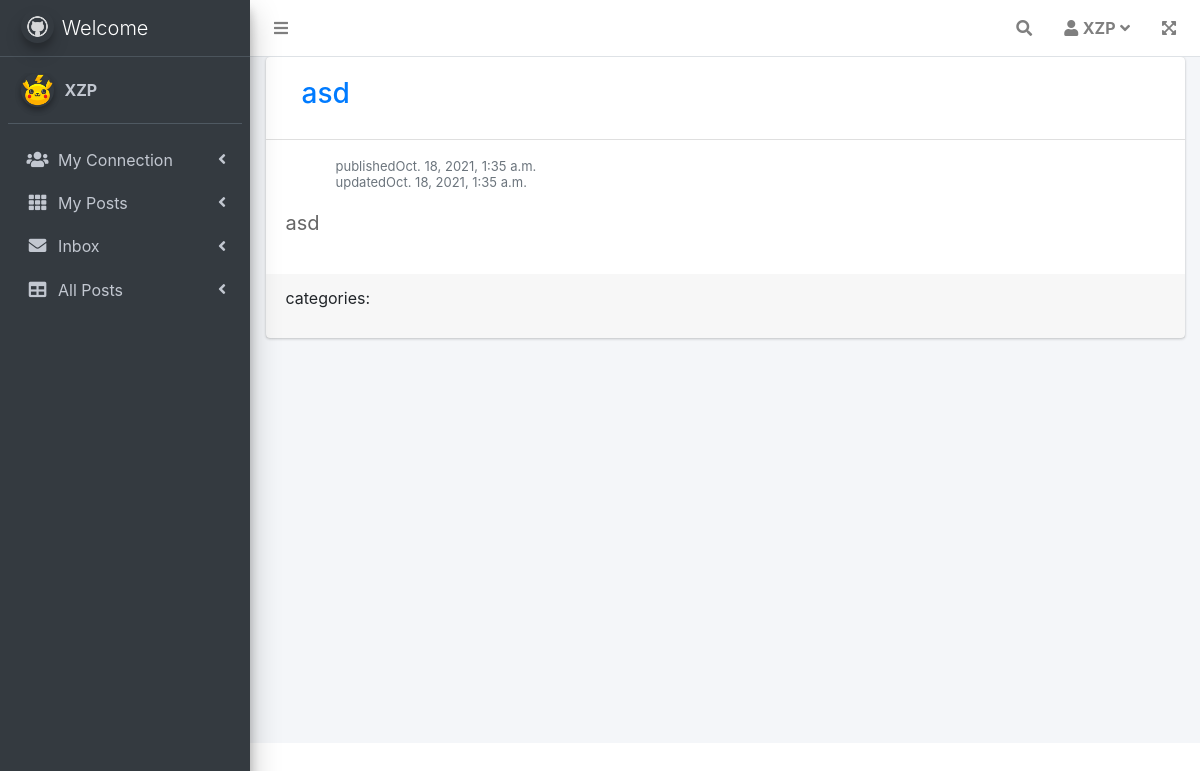
The app's page /author/myStream/ (signed in) with its own data.
### Author/models.py (models this page shows)
class User(AbstractUser):
    id = models.AutoField(primary_key=True)
    username = models.CharField(max_length=20, unique=True)
    profile_image = models.URLField(blank=True)
    email = models.CharField(max_length=20, unique=True)
    is_active = models.BooleanField(default=False)
    created = models.DateTimeField(auto_now_add=True)
    updated = models.DateTimeField(auto_now_add=True)
    u_phone = models.CharField(max_length=20, verbose_name='phone_number', default='', blank=True)
    first_name = models.CharField(max_length=20)
    last_name = models.CharField(max_length=20)
    github = models.CharField(max_length=100, blank=True)
    class Meta:
        db_table = 'sys_user_info'
        verbose_name = 'Author'
        verbose_name_plural = verbose_name

class Post(models.Model):
    visibility_choices = {
        (1, "PUBLIC"),
        (2, "FRIEND ONLY"),
        (3, "PRIVATE"),
        (4, "UNLISTED"),
    }
    type = 'post'
    title = models.CharField(max_length=128)
    id = models.CharField(max_length=128,primary_key=True)
    source = models.URLField(blank=True)
    origin = models.URLField(blank=True)
    description = models.CharField(max_length=500, blank=True)
    contentType = models.TextField(null=False, choices=ContentType, default='text/plain')
    content = models.TextField(blank=True)
    author = models.ForeignKey(settings.AUTH_USER_MODEL, related_name='posts', on_delete=models.CASCADE, null=False, default=1)  # TODO: edit default value
    categories = models.CharField(max_length=500, blank=True)
    count = models.IntegerField(default=0)
    published = models.DateTimeField(auto_now_add=True)
    updated = models.DateTimeField(auto_now_add=True)
    visibility = models.SmallIntegerField(default=1, choices=visibility_choices)
    unlisted = models.BooleanField(default=False)
    image = models.ImageField(upload_to='post_image')
    select_user = models.IntegerField(default=1)
    class Meta:
        ordering = ('published',)
        db_table = 'posts'

### Author/views.py (the view)
# urls.py: path('myStream/', login_required(MyStreamView.as_view()), name='mystream'),
class MyStreamView(LoginRequiredMixin, View):
    def get(self, request):
        curr_user = request.user
        page = int(request.GET.get("page", 1))
        per_page = int(request.GET.get("size", 10))
        posts = Post.objects.filter(author_id=curr_user.id).filter(visibility=1)
        paginator = Paginator(posts, per_page)
        page_object = paginator.page(page)
        try:
            github = curr_user.github
            githubUname = github.split("/")[-1]
        except Exception:
            githubUname = None
        context = {
            'id': id,
            'current_author': curr_user,
            'githubName': githubUname,
            'myPosts': posts,
            'page_object': page_object,
            'page_range': paginator.page_range,
        }
        return render(request, 'mystream.html', context=context)

### templates/mystream.html (shortened to what this page needs)
{% extends 'base_main.html' %}
{% load static %}
{% load markdown_extras %}
{% block Content_Wrapper %}
  <div class="content-wrapper">
    <section class="content">
      <div class="container-fluid">
        <div class="row">
          <div class="col-md-12">
             {% for post in page_object.object_list %}
            <div class="card">
              <div class="card-header">
                  <h3><a class="nav-link active" href="#activity" data-toggle="tab">{{ post.title }}</a></h3>
              </div>
              <div class="card-body">
                <div class="tab-content">
                  <div class="active tab-pane" id="activity">
                    <div class="post">
                      <div class="user-block">
                        <span class="description">published{{ post.published}}</span>
                        <span class="description">updated{{ post.updated}}</span>
                      </div>
                      <div class="blockquote">
                          <p>
                              {% if post.contentType == 'text/plain' %}
                              {{ post.content | markdown | safe }}
                              {% else %}
                              {{ post.content }}
                              {% endif %}
                          </p>
                      </div>
                    </div>
                  </div>
                </div>
              </div>
              <div class="card-footer">
                      <p>
                          categories:{{ post.categories}}
                      </p>
              </div>
            </div>
            {% endfor %}
          </div>
        </div>
      </div>
    </section>
  </div>
{% endblock Content_Wrapper%}

### templates/base_main.html (shortened to what this page needs)
{% extends 'base_no_content.html' %}
{% load static %}
{% block bodyclass %}class="hold-transition sidebar-mini layout-fixed"
    data-panel-auto-height-mode="height"{% endblock bodyclass %}
{% block body %}
    <div class="wrapper">
        <nav class="main-header navbar navbar-expand navbar-white navbar-light">
            <ul class="navbar-nav">
                <li class="nav-item">
                    <a class="nav-link" data-widget="pushmenu" href="#" role="button"><i class="fa fa-bars"></i></a>
                </li>
            </ul>
            <ul class="navbar-nav ml-auto">
                <li class="nav-item">
                <a class="nav-link" data-widget="navbar-search" href="#" role="button">
                  <i class="fas fa-search"></i>
                </a>
                </li>
                <li class="nav-item dropdown">
                    <a class="nav-link" data-toggle="dropdown" href="#">
                        <i class="fa fa-user"></i>
                        <span class="block m-t-xs"><strong class="font-bold">{{ current_author.username }}</strong></span>
                        <i class="fas fa-angle-down"></i>
                    </a>
                </li>
                <li class="nav-item">
                    <a class="nav-link" data-widget="fullscreen" href="#" role="button">
                        <i class="fas fa-expand-arrows-alt"></i>
                    </a>
                </li>
            </ul>
        </nav>
        <aside class="main-sidebar sidebar-dark-primary elevation-4">
            <a href="#" class="brand-link">
                <img src="{% static 'mine/images/img.png' %}" alt="Logo Placeholder"
                     class="brand-image img-circle elevation-3" style="opacity: .8">
                <span class="brand-text font-weight-light">Welcome</span>
            </a>
            <div class="sidebar">
                <div class="user-panel mt-3 pb-3 mb-3 d-flex">
                    <div class="image">
                        {% if current_author.profile %}
                        <img src="{% static 'adminlte/dist/img/user2-160x160.jpg' %}" class="img-circle elevation-2"
                             alt="User Image">
                        {% else %}
                        <img src="{% static 'mine/images/default_avatar.png' %}" class="img-circle elevation-2"
                             alt="User Image">
                        {% endif %}
                    </div>
                    <div class="info">
                        <a href="#">
                <span class="clear">
                    <span class="block m-t-xs"><strong class="font-bold">{{ current_author.username }}</strong></span>
                </span>
                        </a>
                    </div>
                </div>
                <nav class="mt-2">
                    <ul class="nav nav-pills nav-sidebar flex-column" data-widget="treeview" role="menu"
                        data-accordion="false">
                        <li class="nav-item">
                            <a href="#" class="nav-link">
                                <i class="nav-icon fas fa-users"></i>
                                <p>
                                    My Connection
                                    <i class="right fas fa-angle-left"></i>
                                </p>
                            </a>
                        </li>
                        <li class="nav-item">
                            <a href="" class="nav-link">
                                <i class="nav-icon fas fa-th"></i>
                                <p>
                                    My Posts
                                    <i class="right fas fa-angle-left"></i>
                                </p>
                            </a>
                        </li>
                        <li class="nav-item">
                            <a href="#" class="nav-link">
                                <i class="nav-icon fas fa-envelope"></i>
                                <p>
                                    Inbox
                                    <i class="right fas fa-angle-left"></i>
                                </p>
                            </a>
                        </li>
                        <li class="nav-item">
                            <a href="" class="nav-link">
                                <i class="nav-icon fas fa-table"></i>
                                <p>
                                    All Posts
                                    <i class="right fas fa-angle-left"></i>
                                </p>
                            </a>
                        </li>
                    </ul>
                </nav>
            </div>
        </aside>
        {% block Content_Wrapper %}
        {% endblock Content_Wrapper%}
    </div>
{% endblock body %}

### records on screen
User: username "XZP"
Post: title "asd", published "Oct. 18, 2021, 1:35 a.m.", updated "Oct. 18, 2021, 1:35 a.m.", content "asd"
